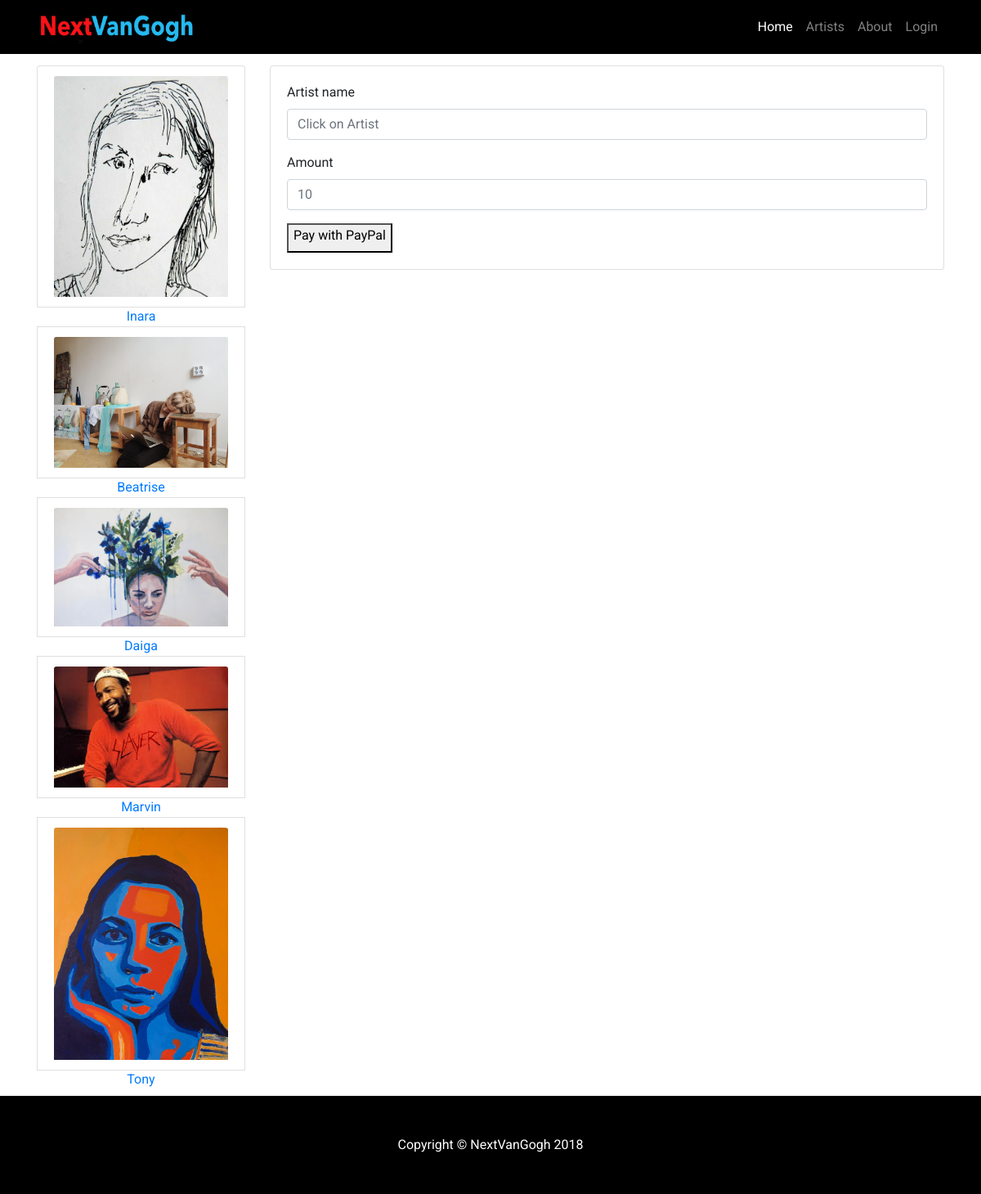
/allArtists, run on the app's committed database.
### tables this page shows
CREATE TABLE Artists (Id INTEGER NOT NULL PRIMARY KEY AUTOINCREMENT UNIQUE, UserName TEXT NOT NULL UNIQUE, FirstName TEXT, LastName TEXT, Password TEXT NOT NULL UNIQUE, Description TEXT, Photo TEXT);

### server.py (the view)
@app.route("/allArtists")
@app.route('/allArtists/<uname>')
def getAllArtists(uname=None):
	con = lite.connect('db/nVanGogh.db')
	con.row_factory = lite.Row
	cur = con.cursor()
	cur.execute("SELECT * FROM Artists order by id")
	artists = cur.fetchall()
	artMen = None
    	if uname:
	    cur.execute("SELECT * FROM Artists where Artists.UserName == ?", [uname])
	    artMen = cur.fetchall()
	return render_template('allArtists.html', allArtists=artists, uname = uname, artMen = artMen)

### templates/allArtists.html (shortened to what this page needs)
<!DOCTYPE html>
<html lang="en">
  <head>
    <link href="../static/bootstrap.min.css" rel="stylesheet">
    <link href="../static/style.css" rel="stylesheet">
  </head>
  <body>
    <nav class="navbar navbar-expand-lg navbar-dark bg-dark fixed-top" style="background-color:#000!important;">
      <div class="container">
        <a class="navbar-brand" href="/"><img src="../static/logo.png" width=200 height=40></a>
        <div class="collapse navbar-collapse" id="navbarResponsive">
          <ul class="navbar-nav ml-auto">
            <li class="nav-item active">
              <a class="nav-link" href="/">Home
              </a>
            </li>
            <li class="nav-item">
              <a class="nav-link" href="/allArtists">Artists</a>
            </li>
            <li class="nav-item">
              <a class="nav-link" href="/about">About</a>
            </li>
            <li id="log" class="nav-item">
              {% if session['loggedIn'] %}
              <a class="nav-link" onclick="window.location.href='/logout'">Logout</a>
              {% else %}
              <a class="nav-link" onclick="login()">Login</a>
              {% endif %}
            </li>
          </ul>
        </div>
      </div>
    </nav>
    <div class="container">
      <div class="row">
        <div class="col-lg-3">
		<div class="list-group">
		{% if not uname %}
            		{% for allArtist in allArtists %}
			<a href="/allArtists/{{allArtist['UserName']}}" class="list-group-item"><img class="card-img-top" src="{{allArtist['Photo']}}" alt=""></a>
			<a href="/artist/{{allArtist['UserName']}}" class="text-center">{{allArtist["FirstName"]}}</a>
	         	{% endfor %}
		{% else %}
			<a href="/allArtists/{{artMen[0]['UserName']}}" class="list-group-item"><img class="card-img-top" src="{{artMen[0]['Photo']}}" alt=""></a>
			<a href="/artist/{{artMen[0]['UserName']}}" class="text-center">{{artMen[0]["FirstName"]}}</a>
              	{% endif %}
	        </div>
        </div>
        <div class="col-lg-9">
<div class="card">
  <div class="card-body">
<form action="payWithCard" method="POST">
 		<div class="form-group">
    			<label for="amount">Artist name</label>
			{% if uname %}
      			<input type="text" class="form-control" name="artist" placeholder="{{uname}}">
      			{% else %}
      			<input type="text" class="form-control" name="artist" placeholder="Click on Artist">
      			{% endif %}
  		</div>
		<div class="form-group">
    			<label for="amount">Amount</label>
    			<input type="decimal" class="form-control" id='amount' name="amount" placeholder="10" min=0>
  		</div>
		<button type="submit" class="stripe-button-el"><span style="display: block; min-height: 30px;">Pay with PayPal</span></button>
</form>
           </div>
           </div>
         </div>
      </div>
    </div>
    <footer class="py-5 bg-dark mt-2" style="background-color:#000!important;">
      <div class="container">
        <p class="m-0 text-center text-white">Copyright &copy; NextVanGogh 2018</p>
      </div>
    </footer>
  </body>
</html>

### static/style.css (style rules this page uses)
body { padding-top: 54px; font-family: 'Roboto', sans-serif!important; }
.navbar-dark { background-color: #000; }
@media (min-width: 992px) { body { padding-top: 56px; } }

### data on the page
Artists: Photo (picture), FirstName "Inara"
Artists: Photo (picture), FirstName "Beatrise"
Artists: Photo (picture), FirstName "Daiga"
Artists: Photo (picture), FirstName "Marvin"
Artists: Photo (picture), FirstName "Tony"
